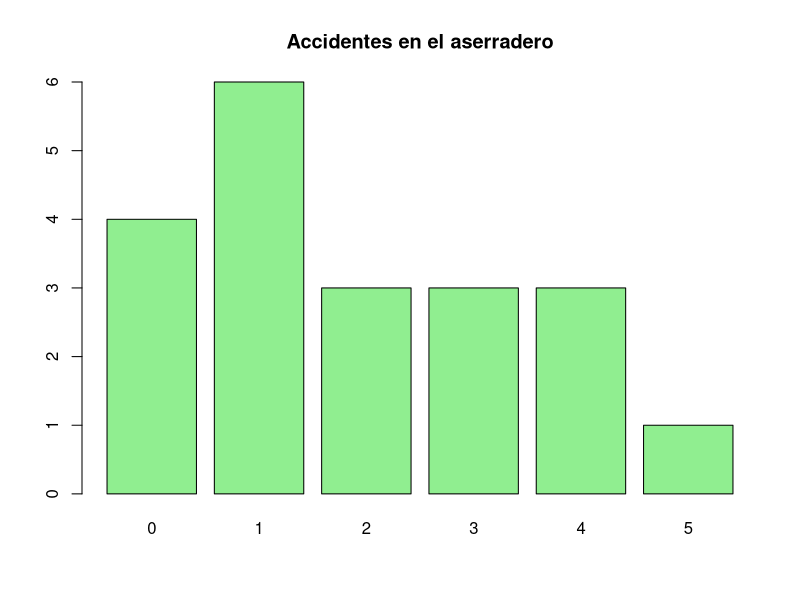

Reproduce this figure in R.
#Ejercicio 1 


library(plyr)
accidentes <- c (0,1,0,2,2,1,4,3,0,1,5,1,2,3,4,0,1,1,3,4)
acc <- count(accidentes)
acc

# x freq
## 1 0   4
## 2 1   6
## 3 2   3
## 4 3   3
## 5 4   3
## 6 5   1

acc$rf <- acc$freq/sum(acc$freq)*100


barplot(acc$freq, names.arg = acc$x, main ="Accidentes en el aserradero", col = "lightgreen")